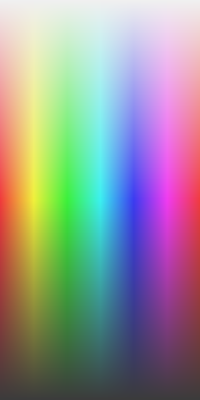
Frame 1 (no input)
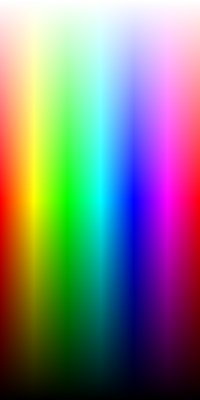
Frame 60 (the mouse pressed at the canvas centre just before this capture)
Frame 120 (the mouse held since frame 60 and released just before this capture): identical to frame 60, image omitted

The Processing sketch that drew these frames (run headless with seeded random() and noise(); from frame 60 on, the mouse is pressed at the canvas centre):

// Processing sketch: processing_66706
// ── processing_66706.pde

//My First Function
//Nested for loops with gradient


void setup() {
  size(200, 400);
  colorMode(HSB, width);
}

void draw() {

  for(int y = 0; y < height; y++) {  
    for(int x = 0; x < width; x++) {
//        stroke(255-(x+y)/2, 255-(x+y)/2, 255-(x+y)/2);
        stroke(x, y, height-y);
        point(x, y);
    }
  }
}
